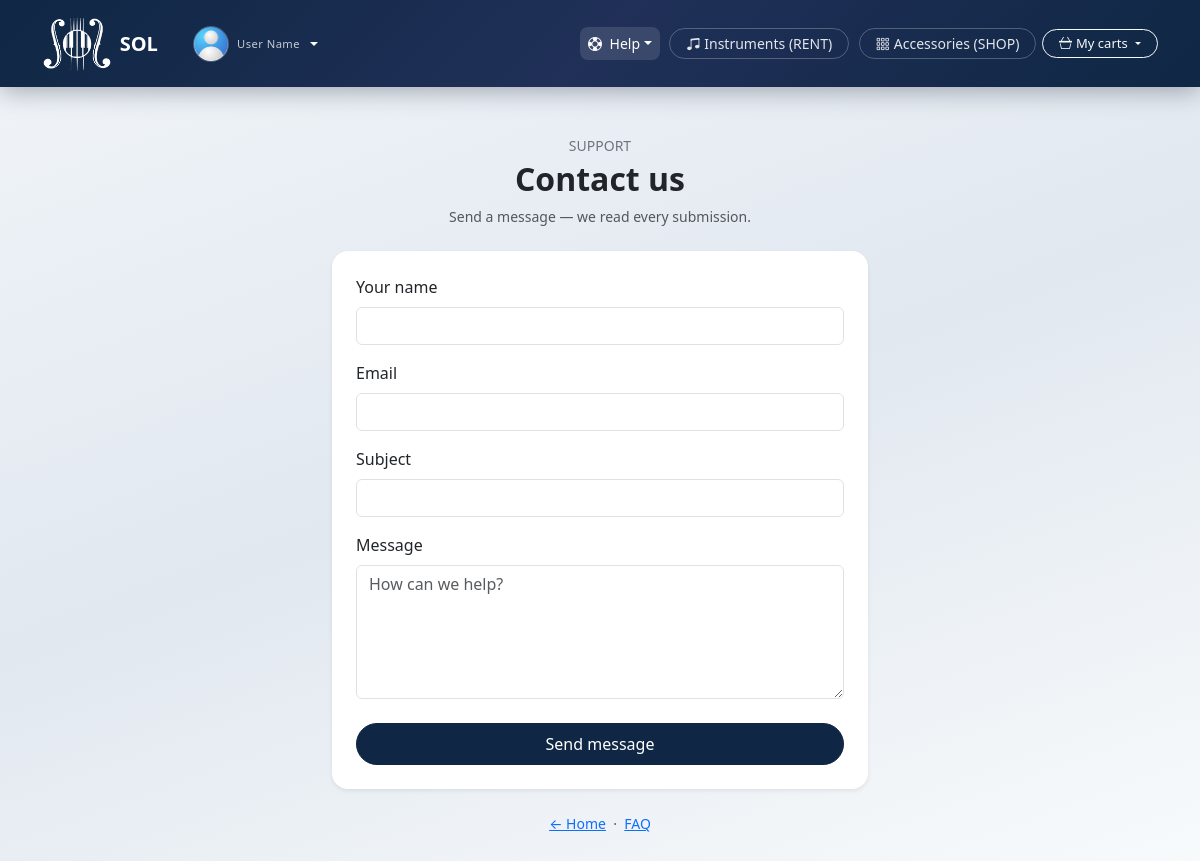
Screenshot of /contact.php (signed in) with the database file from the repository.
### tables this page shows
CREATE TABLE IF NOT EXISTS `users` (
  `id` int(11) NOT NULL AUTO_INCREMENT,
  `first_name` varchar(255) NOT NULL,
  `last_name` varchar(255) NOT NULL,
  `pass` varchar(255) NOT NULL,
  `email` varchar(255) NOT NULL,
  `dob` date DEFAULT NULL,
  `picture` varchar(255) DEFAULT 'avatar.png',
  `status` varchar(10) NOT NULL DEFAULT 'user',
  `account_blocked` tinyint(1) NOT NULL DEFAULT 0,
  PRIMARY KEY (`id`),
  UNIQUE KEY `uk_users_email` (`email`)
);

### includes/app.php (called while the page is built, shortened)
<?php
function sol_base(): string
{
    static $base = null;
    if ($base !== null) {
        return $base;
    }
    $rootReal = realpath(SOL_ROOT);
    $dir = realpath(dirname($_SERVER["SCRIPT_FILENAME"]));
    $base = "";
    if ($rootReal === false || $dir === false || $dir === $rootReal) {
        return $base;
    }
    return $base;
}
function sol_url(string $path): string
{
    return sol_base() . ltrim($path, "/");
}
function sol_current_uid(): int
{
    if (isset($_SESSION["uid"])) {
        return (int)$_SESSION["uid"];
    }
    return 0;
}
function sol_nav_role(): string
{
    if (isset($_SESSION["user"])) {
        return "user";
    }
    return "guest";
}

### includes/partials/navbar.php (shortened to what this page needs)
<?php
$homeUrl = sol_url("index.php");
$isGuest = $nav_role === "guest";
$isAuth = $nav_role === "auth";
$isUser = $nav_role === "user";
$isAdmin = $nav_role === "admin";
$brandHref = $isAdmin ? sol_url("admin/dashboard.php") : ($isGuest ? $homeUrl : sol_url("account/home.php"));
$brandLabel = $isAdmin ? "SOL Admin" : "SOL";
$collapseId = "solNavCollapse";
?>
<nav class="navbar navbar-expand-lg sol-navbar py-3" data-bs-theme="dark">
    <div class="container" style="max-width: 1140px;">
        <?php if ($isGuest || $isAuth): ?>
        <a class="navbar-brand d-flex align-items-center gap-2 gap-md-3 text-white text-decoration-none mb-0" href="<?= htmlspecialchars($brandHref, ENT_QUOTES, "UTF-8") ?>">
            <img src="<?= htmlspecialchars(sol_url("info/sol-logo.png"), ENT_QUOTES, "UTF-8") ?>" alt="SOL" class="sol-navbar-logo flex-shrink-0">
            <span class="d-flex flex-column lh-1">
                <span class="fw-semibold"><?= htmlspecialchars($brandLabel, ENT_QUOTES, "UTF-8") ?></span>
            </span>
        </a>
        <?php else: ?>
        <div class="d-flex align-items-center gap-2 gap-md-3 me-2 me-lg-3 flex-shrink-1 min-w-0 sol-navbar-brand-cluster">
            <a class="navbar-brand d-flex align-items-center gap-2 text-white text-decoration-none mb-0 py-0" href="<?= htmlspecialchars($brandHref, ENT_QUOTES, "UTF-8") ?>">
                <img src="<?= htmlspecialchars(sol_url("info/sol-logo.png"), ENT_QUOTES, "UTF-8") ?>" alt="SOL" class="sol-navbar-logo flex-shrink-0">
                <span class="fw-semibold d-none d-sm-inline"><?= htmlspecialchars($brandLabel, ENT_QUOTES, "UTF-8") ?></span>
            </a>
            <div class="dropdown">
                <a class="sol-navbar-user-toggle d-flex align-items-center gap-2 text-white text-decoration-none dropdown-toggle <?= ($isUser && $active_nav === "profile") ? "active" : "" ?>"
                   href="#" id="solNavbarUserMenu" role="button" data-bs-toggle="dropdown" data-bs-auto-close="true" aria-expanded="false" aria-label="Account menu">
                    <img src="<?= htmlspecialchars(sol_url("pictures/" . $userPictureNav), ENT_QUOTES, "UTF-8") ?>"
                         width="36" height="36" alt=""
                         class="rounded-circle border border-light border-opacity-25 object-fit-cover flex-shrink-0">
                    <span class="d-flex flex-column lh-1 text-start min-w-0 d-none d-sm-flex">
                        <span class="sol-brand-sub text-truncate" style="max-width: 9.5rem"><?= htmlspecialchars($displayNameNav, ENT_QUOTES, "UTF-8") ?></span>
                    </span>
                </a>
            </div>
        </div>
        <?php endif; ?>
        <div class="collapse navbar-collapse" id="<?= $collapseId ?>">
            <ul class="navbar-nav ms-auto align-items-lg-center sol-nav-toolbar flex-wrap mt-3 mt-lg-0">
                <?php if ($isGuest): ?>
                    <li class="nav-item dropdown">
                        <a class="nav-link nav-link-custom dropdown-toggle <?= ($active_nav === "faq" || $active_nav === "contact") ? "active" : "" ?>" href="#" role="button" data-bs-toggle="dropdown"><i class="bi bi-life-preserver me-1"></i> Help</a>
                        <ul class="dropdown-menu dropdown-menu-dark dropdown-menu-end">
                            <li><a class="dropdown-item" href="<?= htmlspecialchars(sol_url("faq.php"), ENT_QUOTES, "UTF-8") ?>">FAQ</a></li>
                            <li><a class="dropdown-item" href="<?= htmlspecialchars(sol_url("contact.php"), ENT_QUOTES, "UTF-8") ?>">Contact</a></li>
                        </ul>
                    </li>
                    <li class="nav-item ms-lg-2"><a class="btn btn-light btn-sm rounded-pill px-3" href="<?= htmlspecialchars(sol_url("register.php"), ENT_QUOTES, "UTF-8") ?>"><i class="bi bi-person-plus me-1"></i> Register</a></li>
                    <li class="nav-item ms-lg-1"><a class="btn btn-outline-light btn-sm rounded-pill px-3" href="<?= htmlspecialchars(sol_url("login.php"), ENT_QUOTES, "UTF-8") ?>"><i class="bi bi-box-arrow-in-right me-1"></i> Log in</a></li>
                <?php elseif ($isUser): ?>
                    <li class="nav-item dropdown">
                        <a class="nav-link nav-link-custom dropdown-toggle <?= ($active_nav === "faq" || $active_nav === "contact") ? "active" : "" ?>" href="#" role="button" data-bs-toggle="dropdown"><i class="bi bi-life-preserver me-1"></i> Help</a>
                    </li>
                    <li class="nav-item ms-lg-1">
                        <a class="nav-link nav-link-custom d-inline-flex align-items-center rounded-pill border border-light border-opacity-25 px-3 py-1 <?= $active_nav === "catalog_rent" ? "active" : "" ?>" href="<?= htmlspecialchars(sol_url("rent/rentcatalog.php"), ENT_QUOTES, "UTF-8") ?>"><i class="bi bi-music-note-beamed me-1"></i> Instruments (RENT)</a>
                    </li>
                    <li class="nav-item ms-lg-1">
                        <a class="nav-link nav-link-custom d-inline-flex align-items-center rounded-pill border border-light border-opacity-25 px-3 py-1 <?= $active_nav === "catalog_shop" ? "active" : "" ?>" href="<?= htmlspecialchars(sol_url("shop/catalog.php"), ENT_QUOTES, "UTF-8") ?>"><i class="bi bi-grid-3x3-gap me-1"></i> Accessories (SHOP)</a>
                    </li>
                    <?php
                    $myCartsActive = ($active_nav === "wishlist" || str_starts_with($active_nav, "shop") || str_starts_with($active_nav, "rent"));
                    ?>
                    <li class="nav-item dropdown">
                        <a class="btn btn-outline-light btn-sm rounded-pill px-3 dropdown-toggle sol-nav-carts-toggle d-inline-flex align-items-center flex-wrap gap-1 <?= $myCartsActive ? "active" : "" ?>" href="#" role="button" data-bs-toggle="dropdown" data-bs-auto-close="outside" title="Carts &amp; wishlist"><i class="bi bi-basket3"></i><span class="d-none d-xl-inline">My carts</span></a>
                    </li>
                <?php endif; ?>
            </ul>
        </div>
    </div>
</nav>

### assets/css/main.css (style rules this page uses)
:root { --sol-nav-bg: linear-gradient(135deg, #0f2744 0%, #203058 50%, #0f2744 100%); --sol-card-border: rgba(15, 23, 42, 0.08); --sol-page-bg: linear-gradient(160deg, #f1f5f9 0%, #e2e8f0 50%, #f8fbfc 100%); --sol-navy: #0f2744; --sol-navy-hover: #16365c; --sol-navy-active: #0a1a2e; --sol-swal-cancel: #64748b; --bs-primary: var(--sol-navy); --bs-primary-rgb: 15, 39, 68; --bs-link-color: var(--sol-navy); --bs-link-hover-color: var(--sol-navy-active); --bs-focus-ring-color: rgba(15, 39, 68, 0.28); }
body.sol-body { background: var(--sol-page-bg); min-height: 100vh; }
.sol-navbar { background: var(--sol-nav-bg); box-shadow: 0 4px 24px rgba(15, 23, 42, 0.35); }
.sol-navbar .nav-link-custom { color: rgba(255, 255, 255, 0.88) !important; border-radius: 0.5rem; padding: 0.4rem 0.85rem; font-weight: 500; font-size: 0.9rem; transition: background 0.15s, color 0.15s; }
.sol-navbar .nav-link-custom:hover, .sol-navbar .nav-link-custom.active { background: rgba(255, 255, 255, 0.12); color: #fff !important; }
.sol-navbar .sol-nav-toolbar { gap: 0.15rem; }
@media (min-width: 992px) { .sol-navbar .sol-nav-toolbar { gap: 0.35rem; } }
@media (min-width: 992px) { .sol-navbar .nav-link-custom { padding: 0.35rem 0.55rem; font-size: 0.875rem; } }
@media (min-width: 992px) { .sol-navbar .navbar-nav .btn { font-size: 0.8125rem; } }
.sol-brand-sub { font-size: 0.7rem; opacity: 0.75; letter-spacing: 0.04em; }
.sol-navbar-logo { height: 55px; width: auto; max-width: min(140px, 38vw); object-fit: contain; object-position: left center; }
.sol-navbar-brand-cluster { min-width: 0; }
.sol-navbar-user-toggle { border-radius: 0.5rem; padding: 0.2rem 0.35rem 0.2rem 0.2rem; border: 0; align-items: center !important; }
.sol-navbar-user-toggle::after { margin-inline-start: 0.15rem; margin-top: 0; vertical-align: middle; }

### rows the page displays
users: picture (picture), displayNameNav "User Name"

### other values shown
$brandLabel "SOL"
